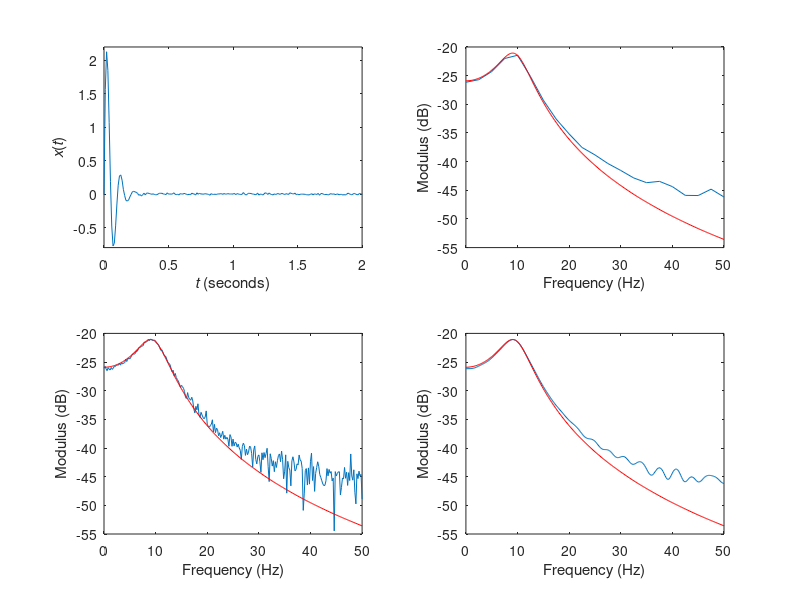
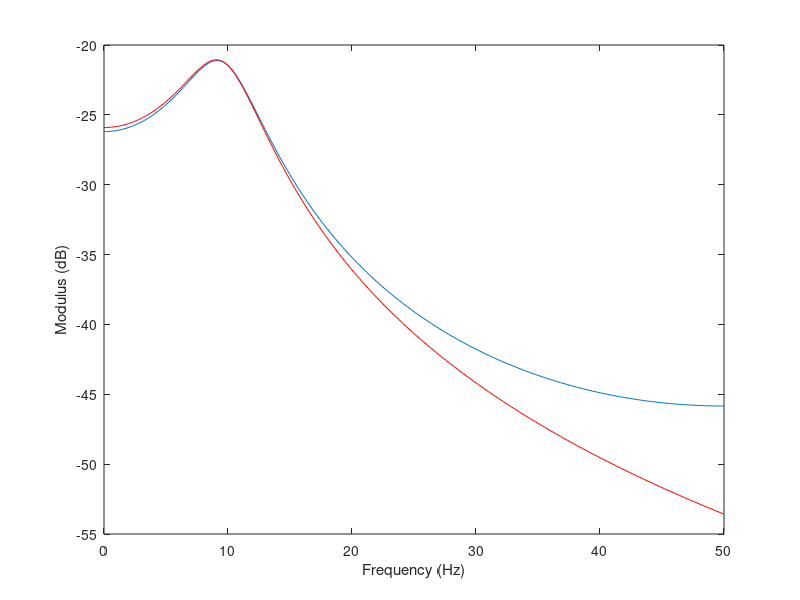

These charts were generated, in order, by the following MATLAB code:
% Clear all previous data
clear all

% Define parameters
fs = 100; 
T = 5;

% Define time variable
t = [0:1/fs:T-1/fs];

% Signal parameters
A = 200; 
zeta = 0.3; 
wn = 2*pi*10;
wd = sqrt(1-zeta^2)*wn;

% Generate the sampled signal
x = (A/wd) * exp(-zeta*wn*t) .* sin(wd*t);

% Calculate the variance of the signal
var_x = sum((x - mean(x)).^2) / (length(x) - 1);
% Alternatively: var_x = var(x);

% Initialize the random number generator
randn('state', 0);

% Generate the noise sequence
noise = 0.05 * sqrt(var_x) * randn(size(x));

% Add noise to the original signal
xn = x + noise;

% Plot the noisy signal
subplot(2,2,1)
plot(t, xn)
axis([0 2 -0.8 2.2])
xlabel('\itt\rm (seconds)');
ylabel('\itx\rm(\itt\rm)')

% Perform the 40-point DFT
Xn1 = fft(xn, 40);
N1 = length(Xn1);
f1 = fs * (0:N1-1) / N1;

% Perform the DFT of the whole noisy signal
Xn2 = fft(xn);
N2 = length(xn);
f2 = fs * (0:N2-1) / N2;

% Calculate the Fourier integral
Xa = A ./ (wn^2 - (2*pi*f2).^2 + i*2*zeta*wn*(2*pi*f2));

% Plot the modulus of the 40-point DFT and the true magnitude spectrum
subplot(2,2,2)
plot(f1(1:N1/2+1), 20*log10(abs(Xn1(1:N1/2+1) / fs)))
hold on
plot(f2(1:N2/2+1), 20*log10(abs(Xa(1:N2/2+1))), 'r')
xlabel('Frequency (Hz)');
ylabel('Modulus (dB)'); 
hold off

% Plot the modulus of the DFT of the whole noisy signal and the true magnitude spectrum
subplot(2,2,3)
plot(f2(1:N2/2+1), 20*log10(abs(Xn2(1:N2/2+1) / fs)))
hold on
plot(f2(1:N2/2+1), 20*log10(abs(Xa(1:N2/2+1))), 'r')
xlabel('Frequency (Hz)');
ylabel('Modulus (dB)'); 
hold off

% Perform the DFT of the truncated and zero-padded signal
Xnz = fft(xn(1:40), N2);

% Plot the modulus of the DFT of the zero-padded signal and the true magnitude spectrum
subplot(2,2,4)
plot(f2(1:N2/2+1), 20*log10(abs(Xnz(1:N2/2+1) / fs)))
hold on
plot(f2(1:N2/2+1), 20*log10(abs(Xa(1:N2/2+1))), 'r')
xlabel('Frequency (Hz)');
ylabel('Modulus (dB)'); 
hold off

X=fft(x);
figure(2)
plot(f2(1:N2/2+1), 20*log10(abs(X(1:N2/2+1)/fs))); 
hold on
plot(f2(1:N2/2+1), 20*log10(abs(Xa(1:N2/2+1))), 'r')
xlabel('Frequency (Hz)'); ylabel('Modulus (dB)');
hold off